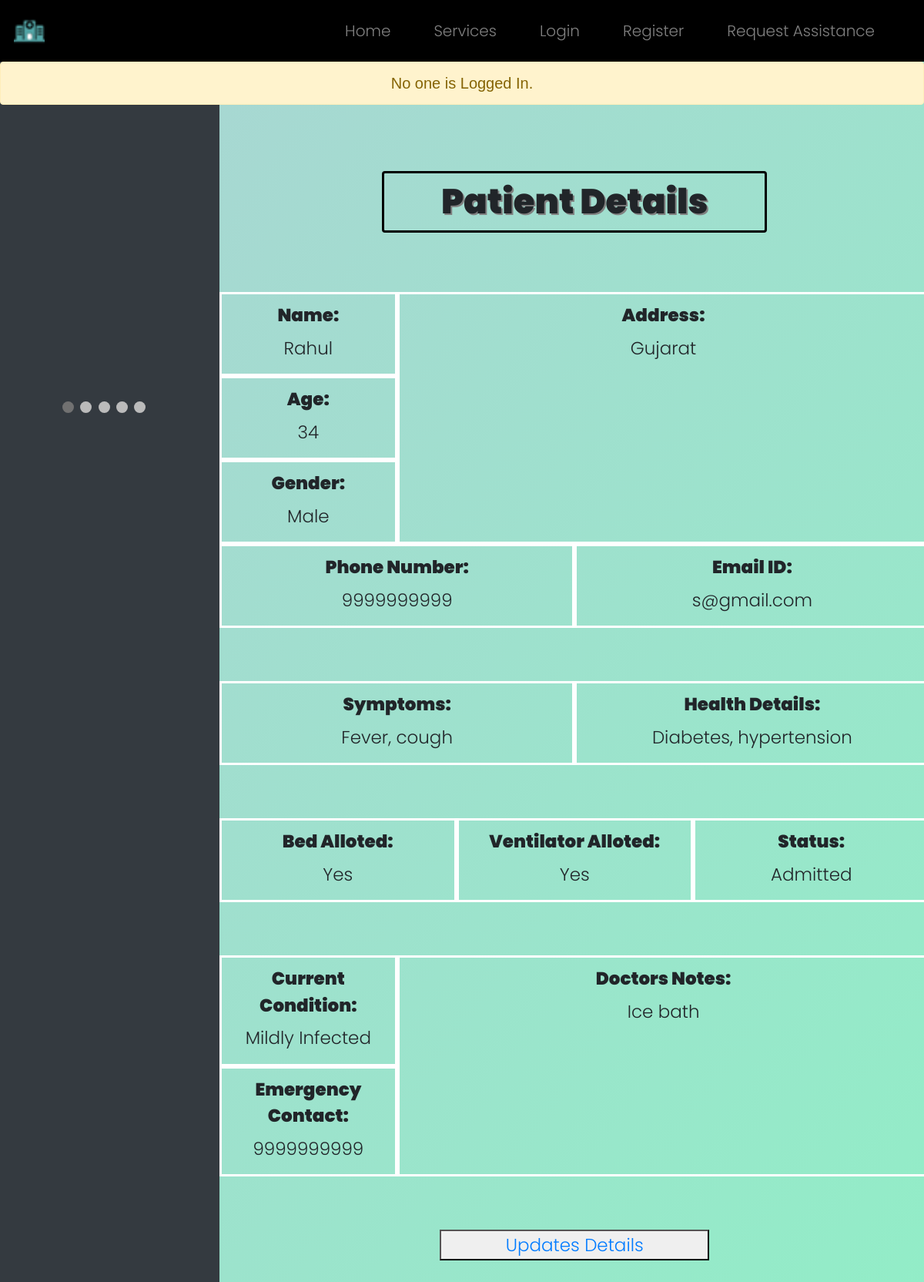
The app's page /patient/4, older data.
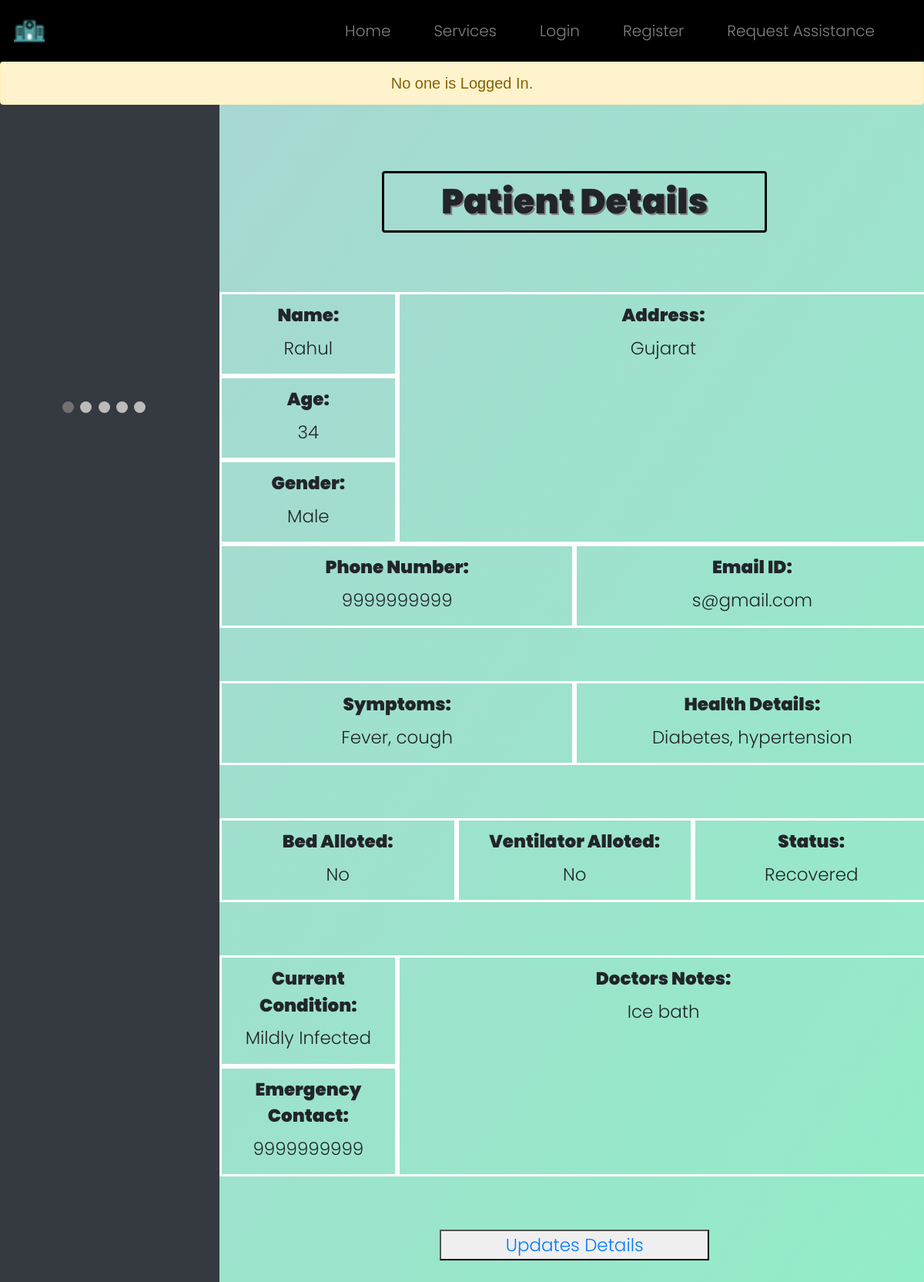
The same page, newer data.
### WebApp/models.py (models this page shows)
class Patient(models.Model):
    patient_id = models.AutoField(primary_key=True)
    name  = models.CharField(max_length=64)
    age = models.IntegerField()
    gender = models.CharField(max_length=64)
    address = models.TextField()
    phone = models.CharField(max_length=64)
    email = models.CharField(max_length=64)
    date = models.CharField(max_length=64)
    symptoms = models.TextField()
    health_det = models.TextField()
    emg_phone = models.CharField(max_length=64)
    bed = models.CharField(max_length=64)
    venti = models.CharField(max_length=64)
    status = models.CharField(max_length=64)
    condi = models.CharField(max_length=64)
    notes = models.TextField()

### WebApp/views.py (the view)
# urls.py: path("patient/<id>", views.indipatient, name="indipatient"),
def indipatient(request, id):
    pat=Patient.objects.get(patient_id=id)
    return render (request, "WebApp/indipatient.html", {"pat": pat})

### WebApp/templates/WebApp/indipatient.html (shortened to what the changed rows need)
{% extends "WebApp/layout.html" %}
{% load static %}
{% block body %}
<div class="row" style="z-index: 10000;">
    <div class="col-9 login" style="font-size: min(23px,4vw); margin-bottom: 100px; border: none;">
        <center><h1 class=tit>Patient Details</h1></center>
        <br><br>
        <center>
            <div class=row>
                <div class=col-3>
                    <div class=row>
                        <div class="col">
                            <label>Name:</label>
                            <p>{{ pat.name }}</p>
                        </div>
                    </div>
                    <div class=row>
                        <div class="col">
                            <label>Age:</label>
                            <p>{{ pat.age }}</p>
                        </div>
                    </div>
                    <div class=row>
                        <div class="col">
                            <label>Gender:</label>
                            <p>{{ pat.gender }}</p>
                        </div>
                    </div>
                </div>
                <div class="col-9">
                    <label>Address:</label>
                    <p>{{ pat.address }}</p>
                </div>
            </div>
            <div class=row>
                <div class="col">
                    <label>Phone Number:</label>
                    <p>{{ pat.phone }}</p>
                </div>
                <div class="col">
                    <label>Email ID:</label>
                    <p>{{ pat.email }}</p>
                </div>
            </div>
            <br><br>
            <div class=row>
                <div class="col">
                    <label>Symptoms:</label>
                    <p>{{ pat.symptoms }}</p>
                </div>
                <div class="col">
                    <label>Health Details:</label>
                    <p>{{ pat.health_det }}</p>
                </div>
            </div>
            <br><br>
            <div class=row>
                <div class="col">
                    <label>Bed Alloted:</label>
                    <p>{{ pat.bed }}</p>
                </div>
                <div class="col">
                    <label>Ventilator Alloted:</label>
                    <p>{{ pat.venti }}</p>
                </div>
                <div class="col">
                    <label>Status:</label>
                    <p>{{ pat.status }}</p>
                </div>
            </div>
            <br><br>
            <div class=row>
                <div class=col-3>
                    <div class=row>
                        <div class="col">
                            <label>Current Condition:</label>
                            <p>{{ pat.condi }}</p>
                        </div>
                    </div>
                    <div class=row>
                        <div class="col">
                            <label>Emergency Contact:</label>
                            <p>{{ pat.emg_phone }}</p>
                        </div>
                    </div>
                </div>
                <div class="col-9">
                    <label>Doctors Notes:</label>
                    <p>{{ pat.notes }}</p>
                </div>
            </div>
            <br><br>
        </center>
    </div>
  </div>
{% endblock %}

Row changes from the older to the newer data that the page shows:
changed Patient "Rahul": bed "Yes" → "No"; venti "Yes" → "No"; status "Admitted" → "Recovered"
